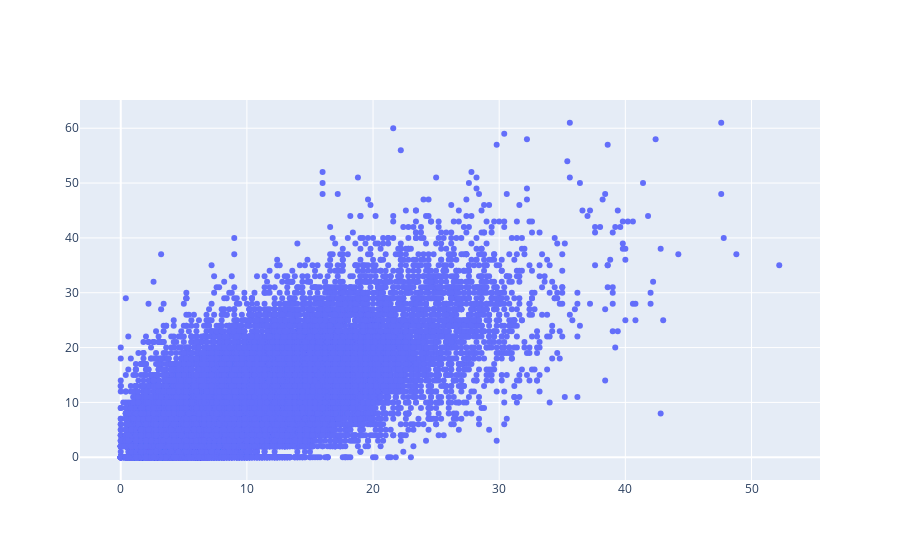

Notebook code for this chart:
### Code cell
fig = go.Figure(data=go.Scatter(x=test['rolling_PTS5'], y=test['PTS'], mode='markers' ))

fig.show()

### Figure 1 — Plotly figure (JSON) as saved in the notebook; plotly's stock layout.template omitted (floating-point values rounded to 4 significant figures; data arrays with more than 128 entries replaced by an {"elided": "..."} marker saying what was removed)
{"data": [{"mode": "markers", "type": "scatter", "x": {"elided": "23552 float values"}, "y": {"elided": "23552 int values"}}], "layout": {}}
